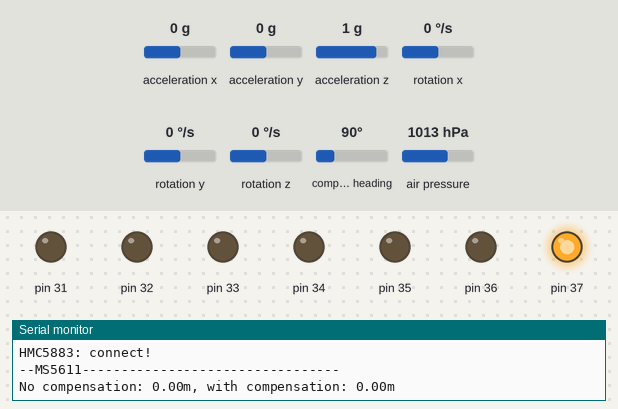
Recording of a sketch running on a simulated Arduino Mega 2560, built with avr-gcc and run on an emulated ATmega2560. Parts: output pins drawn as LEDs (lit = HIGH), the last lines printed to the serial monitor. Wiring (inferred from the names in the program): HMC5883L compass at I2C address 0x1E. Inputs (shaded band) come from the test bench; at power-on: acceleration x 0 g, acceleration y 0 g, acceleration z 1 g, rotation x 0 °/s, rotation y 0 °/s, rotation z 0 °/s, compass heading 90°, air pressure 1013 hPa.

Above: at 1.27 s.
At 1.37 s:
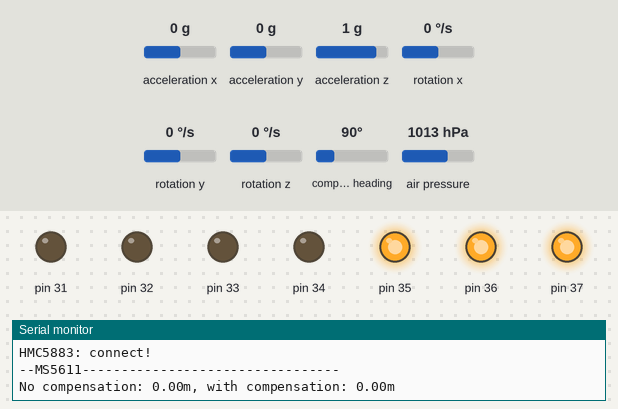
At 1.52 s:
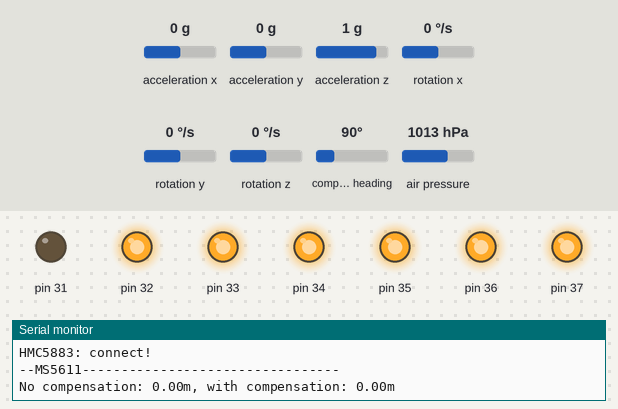
At 1.82 s:
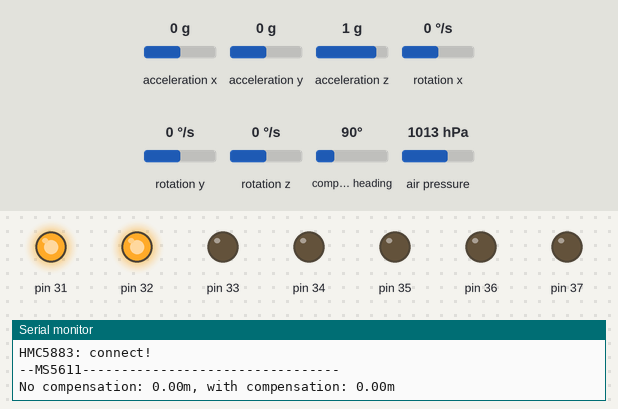
At 6.9 s:
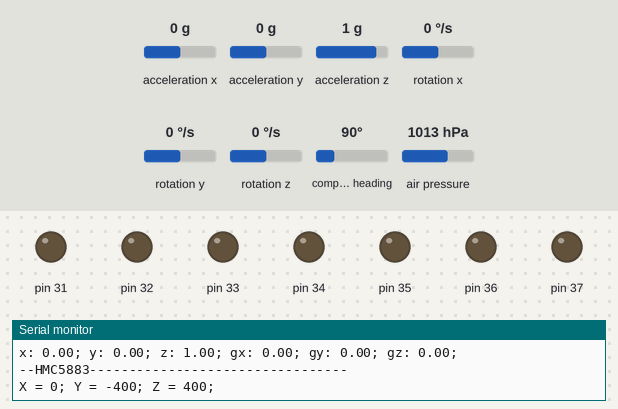
At 12.72 s:
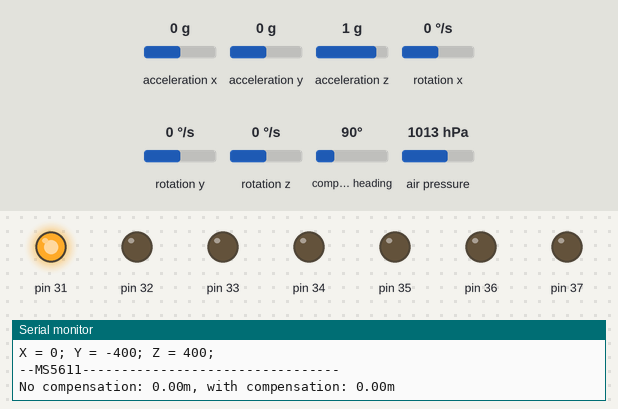
Timing chart, 0 to 15.3 s (numbered marks = the images above):
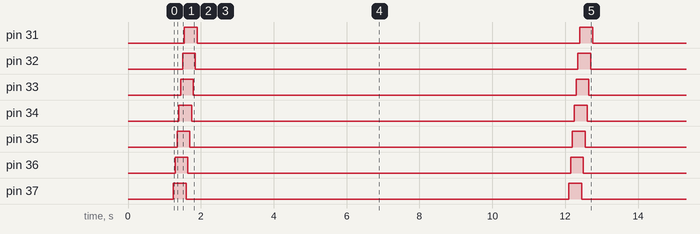

Measured:
- by itself, pin 31–37: alternates HIGH for 0.35 s and LOW for 10.5 s
- by itself, everything shown: repeats every 10.9 s, in 14 steps

The sketch:

sputnik_main.ino
```cpp
#include "MPU6050.h"
#include <Wire.h> // подключаем I2C библиотеку
#include <MS5611.h>
#define addr 0x1E // I2C 7-битный адрес датчика HMC5883
MPU6050 mpu;
MS5611 ms5611;
long P01,P02;
int16_t ax, ay, az;
int16_t gx, gy, gz;
int16_t temp;
void gps(){

}
void setup() {
  Wire.begin();
  Serial1.begin(9600);
  Serial.begin(9600);
  mpu.initialize();
  Serial.println("**********************Stratolaunch Software***************************");
  Serial.println("StraatoSat OBC v5.2");
  Serial.println("Software programming by Arslan A");
  Serial.println("Created by Ilyas G");
  Serial.println("Sunbattery by Ruslan G");
  Serial.println("Version 1.0 Beta");
  Serial1.println("**********************Stratolaunch Software***************************");
  Serial1.println("Version 1.0 Beta");
  while(!ms5611.begin(MS5611_ULTRA_HIGH_RES))
  {
    delay(500);

  }
  Serial1.println("ms5611: connect!"); Serial.println("ms5611: connect!");
  P01 = ms5611.readPressure();
  P02 = ms5611.readPressure(true);


  // Задаём режим работы датчика HMC5883:
    Wire.beginTransmission(addr);
    Wire.write(0x00); // выбираем регистр управления CRA (00)
    Wire.write(0x70); // записываем в него 0x70 [усреднение по 8 точкам, 15 Гц, нормальные измерения]
    Wire.write(0xA0); // записываем в регистр CRB (01) 0xA0 [чувствительность = 5]
    Wire.write(0x00); // записываем в регистр Mode (02) 0x00 [бесконечный режим измерения]
    Wire.endTransmission();
    Serial1.println("HMC5883: connect!"); Serial.println("HMC5883: connect!");
  // состояние соединения
  Serial1.println(mpu.testConnection() ? "MPU6050 OK" : "MPU6050 FAIL");
  pinMode(37, OUTPUT); pinMode(36, OUTPUT); pinMode(35, OUTPUT); pinMode(34, OUTPUT); pinMode(33, OUTPUT); pinMode(32, OUTPUT); pinMode(31, OUTPUT);
  delay(1000);}
void barometr(){  // Барометр
  Serial1.println("--MS5611---------------------------------");
  Serial.println("--MS5611---------------------------------");
  long P1 = ms5611.readPressure();
  float A1 = ms5611.getAltitude(P1,P01);
  // Read true temperature & Pressure (with compensation)
  long P2 = ms5611.readPressure(true);
  float A2 = ms5611.getAltitude(P1, P02);
  // Output
  Serial.print("No compensation: "); Serial.print(A1); Serial.print("m, with compensation: "); Serial.print(A2); Serial.println("m");
  Serial1.print("No compensation: "); Serial1.print(A1); Serial1.print("m, with compensation: "); Serial1.print(A2); Serial1.println("m"); }
void light(){
  digitalWrite(37, HIGH); delay(50);
  digitalWrite(36, HIGH); delay(50);
  digitalWrite(35, HIGH); delay(50);
  digitalWrite(34, HIGH); delay(50);
  digitalWrite(33, HIGH); delay(50);
  digitalWrite(32, HIGH); delay(50);
  digitalWrite(31, HIGH); delay(50);
  digitalWrite(37, LOW); delay(50);
  digitalWrite(36, LOW); delay(50);
  digitalWrite(35, LOW); delay(50);
  digitalWrite(34, LOW); delay(50);
  digitalWrite(33, LOW); delay(50);
  digitalWrite(32, LOW); delay(50);
  digitalWrite(31, LOW); delay(50);}
void xyz_data(){  //3-осевой цифровой компас
  Serial1.println("--HMC5883---------------------------------");
  Serial.println("--HMC5883---------------------------------");
  Wire.beginTransmission(addr);
  Wire.write(0x03); // переходим к регистру 0x03
  Wire.endTransmission();
  Wire.requestFrom(addr, 6); // запрашиваем 6 байтов
  while(Wire.available()){
    int h = Wire.read(); // старший байт значения по оси X
    int l = Wire.read(); // младший байт значения по оси X
    int x = word(h, l);  // объединяем в двухбайтовое число

    int y = Wire.read(); // старший байт значения по оси Y
    y = y << 8; // сдвигаем влево на 8 битов
    y = y | Wire.read(); // объединяем с младшим байтом по OR

    int z = Wire.read() << 8; // читаем байт и сдвигаем влево на 8 битов
    z |= Wire.read(); // сокращённый синтаксис операции OR
    Serial.print("X = "); Serial.print(x, DEC); Serial.print("; Y = "); Serial.print(y, DEC); Serial.print("; Z = "); Serial.print(z, DEC); Serial.println(";");
    Serial1.print("X = "); Serial1.print(x, DEC); Serial1.print("; Y = "); Serial1.print(y, DEC); Serial1.print("; Z = "); Serial1.print(z, DEC); Serial1.println(";");}}
void gxyz_data(){ //положениe в пространстве
  Serial1.println("--MPU6050---------------------------------");
  Serial.println("--MPU6050---------------------------------");
  mpu.getMotion6(&ax, &ay, &az, &gx, &gy, &gz);
  Serial.print("x: "); Serial.print((float)ax/ 32768 * 2);
  Serial.print("; y: "); Serial.print((float)ay/ 32768 * 2);
  Serial.print("; z: "); Serial.print((float)az/ 32768 * 2);
  Serial.print("; gx: "); Serial.print((float)gx/ 32768 * 250);
  Serial.print("; gy: "); Serial.print((float)gy/ 32768 * 250);
  Serial.print("; gz: "); Serial.print((float)gz/ 32768 * 250); Serial.println(";");

  Serial1.print("x: "); Serial1.print((float)ax/ 32768 * 2);
  Serial1.print("; y: "); Serial1.print((float)ay/ 32768 * 2);
  Serial1.print("; z: "); Serial1.print((float)az/ 32768 * 2);
  Serial1.print("; gx: "); Serial1.print((float)gx/ 32768 * 250);
  Serial1.print("; gy: "); Serial1.print((float)gy/ 32768 * 250);
  Serial1.print("; gz: "); Serial1.print((float)gz/ 32768 * 250); Serial1.println(";");}
void loop() {
  Serial1.println("Next--->");
  Serial.println("");
  barometr();
  light();
  gxyz_data();
  xyz_data();
  delay(10000);
}
```
